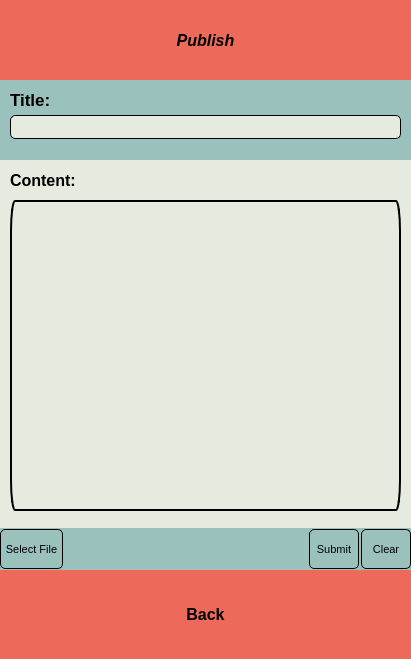
<?xml version="1.0" encoding="UTF-8"?>
<ui version="4.0">
 <class>PublishRes</class>
 <widget class="QWidget" name="PublishRes">
  <property name="geometry">
   <rect>
    <x>0</x>
    <y>0</y>
    <width>411</width>
    <height>659</height>
   </rect>
  </property>
  <property name="windowTitle">
   <string>Form</string>
  </property>
  <widget class="QWidget" name="footnav" native="true">
   <property name="geometry">
    <rect>
     <x>0</x>
     <y>570</y>
     <width>411</width>
     <height>89</height>
    </rect>
   </property>
   <property name="sizePolicy">
    <sizepolicy hsizetype="Fixed" vsizetype="Fixed">
     <horstretch>0</horstretch>
     <verstretch>0</verstretch>
    </sizepolicy>
   </property>
   <property name="autoFillBackground">
    <bool>false</bool>
   </property>
   <property name="styleSheet">
    <string notr="true">background:#ed6a5a;</string>
   </property>
   <widget class="QPushButton" name="backBtn">
    <property name="geometry">
     <rect>
      <x>150</x>
      <y>0</y>
      <width>111</width>
      <height>89</height>
     </rect>
    </property>
    <property name="sizePolicy">
     <sizepolicy hsizetype="Minimum" vsizetype="Expanding">
      <horstretch>0</horstretch>
      <verstretch>0</verstretch>
     </sizepolicy>
    </property>
    <property name="font">
     <font>
      <pointsize>12</pointsize>
      <bold>true</bold>
     </font>
    </property>
    <property name="styleSheet">
     <string notr="true">border:0px;
background:#ed6a5a;</string>
    </property>
    <property name="text">
     <string>Back</string>
    </property>
    <property name="icon">
     <iconset resource="res.qrc">
      <normaloff>:/res/cancel_icon.png</normaloff>:/res/cancel_icon.png</iconset>
    </property>
    <property name="iconSize">
     <size>
      <width>50</width>
      <height>50</height>
     </size>
    </property>
    <property name="checkable">
     <bool>true</bool>
    </property>
   </widget>
  </widget>
  <widget class="QPushButton" name="headBtn">
   <property name="geometry">
    <rect>
     <x>0</x>
     <y>0</y>
     <width>411</width>
     <height>80</height>
    </rect>
   </property>
   <property name="sizePolicy">
    <sizepolicy hsizetype="Fixed" vsizetype="Fixed">
     <horstretch>0</horstretch>
     <verstretch>0</verstretch>
    </sizepolicy>
   </property>
   <property name="font">
    <font>
     <pointsize>12</pointsize>
     <italic>true</italic>
     <bold>true</bold>
    </font>
   </property>
   <property name="styleSheet">
    <string notr="true">border:0px;
background:#ed6a5a;</string>
   </property>
   <property name="text">
    <string>Publish</string>
   </property>
   <property name="icon">
    <iconset resource="res.qrc">
     <normaloff>:/res/resource_icon.png</normaloff>:/res/resource_icon.png</iconset>
   </property>
   <property name="iconSize">
    <size>
     <width>60</width>
     <height>60</height>
    </size>
   </property>
  </widget>
  <widget class="QWidget" name="restitlewidget" native="true">
   <property name="geometry">
    <rect>
     <x>0</x>
     <y>80</y>
     <width>411</width>
     <height>80</height>
    </rect>
   </property>
   <property name="sizePolicy">
    <sizepolicy hsizetype="Fixed" vsizetype="Preferred">
     <horstretch>0</horstretch>
     <verstretch>0</verstretch>
    </sizepolicy>
   </property>
   <property name="minimumSize">
    <size>
     <width>411</width>
     <height>50</height>
    </size>
   </property>
   <property name="maximumSize">
    <size>
     <width>411</width>
     <height>100</height>
    </size>
   </property>
   <property name="styleSheet">
    <string notr="true">border:0px;
background:#9bc1bc;
</string>
   </property>
   <layout class="QFormLayout" name="formLayout">
    <property name="horizontalSpacing">
     <number>0</number>
    </property>
    <property name="verticalSpacing">
     <number>5</number>
    </property>
    <property name="leftMargin">
     <number>10</number>
    </property>
    <property name="topMargin">
     <number>10</number>
    </property>
    <property name="rightMargin">
     <number>10</number>
    </property>
    <property name="bottomMargin">
     <number>10</number>
    </property>
    <item row="0" column="0">
     <widget class="QLabel" name="headtitlelabel">
      <property name="font">
       <font>
        <pointsize>13</pointsize>
        <bold>true</bold>
       </font>
      </property>
      <property name="text">
       <string>Title: </string>
      </property>
     </widget>
    </item>
    <item row="1" column="0" colspan="2">
     <widget class="QLineEdit" name="headtitleedit">
      <property name="font">
       <font>
        <pointsize>13</pointsize>
        <bold>true</bold>
       </font>
      </property>
      <property name="styleSheet">
       <string notr="true">border: 1px solid;
border-radius: 5px;
background-color: rgb(230, 235, 224);</string>
      </property>
     </widget>
    </item>
   </layout>
  </widget>
  <widget class="QWidget" name="btnwidget" native="true">
   <property name="geometry">
    <rect>
     <x>0</x>
     <y>528</y>
     <width>411</width>
     <height>42</height>
    </rect>
   </property>
   <property name="sizePolicy">
    <sizepolicy hsizetype="Fixed" vsizetype="Fixed">
     <horstretch>0</horstretch>
     <verstretch>0</verstretch>
    </sizepolicy>
   </property>
   <property name="minimumSize">
    <size>
     <width>411</width>
     <height>42</height>
    </size>
   </property>
   <property name="maximumSize">
    <size>
     <width>411</width>
     <height>42</height>
    </size>
   </property>
   <property name="styleSheet">
    <string notr="true">background-color: rgb(155, 193, 188);
border: 0px;</string>
   </property>
   <layout class="QHBoxLayout" name="horizontalLayout" stretch="0,0,40,40">
    <property name="spacing">
     <number>2</number>
    </property>
    <property name="topMargin">
     <number>0</number>
    </property>
    <property name="bottomMargin">
     <number>0</number>
    </property>
    <item>
     <widget class="QToolButton" name="selectBtn">
      <property name="sizePolicy">
       <sizepolicy hsizetype="Preferred" vsizetype="Preferred">
        <horstretch>0</horstretch>
        <verstretch>0</verstretch>
       </sizepolicy>
      </property>
      <property name="minimumSize">
       <size>
        <width>40</width>
        <height>40</height>
       </size>
      </property>
      <property name="maximumSize">
       <size>
        <width>70</width>
        <height>40</height>
       </size>
      </property>
      <property name="font">
       <font>
        <pointsize>8</pointsize>
       </font>
      </property>
      <property name="styleSheet">
       <string notr="true">border-radius: 5px;
background-color: rgb(155, 193, 188);
border: 1px solid;</string>
      </property>
      <property name="text">
       <string>Select File</string>
      </property>
      <property name="icon">
       <iconset resource="res.qrc">
        <normaloff>:/res/photo_select_icon.png</normaloff>:/res/photo_select_icon.png</iconset>
      </property>
      <property name="checkable">
       <bool>false</bool>
      </property>
      <property name="popupMode">
       <enum>QToolButton::InstantPopup</enum>
      </property>
      <property name="toolButtonStyle">
       <enum>Qt::ToolButtonTextUnderIcon</enum>
      </property>
     </widget>
    </item>
    <item>
     <spacer name="horizontalSpacer">
      <property name="orientation">
       <enum>Qt::Horizontal</enum>
      </property>
      <property name="sizeHint" stdset="0">
       <size>
        <width>134</width>
        <height>20</height>
       </size>
      </property>
     </spacer>
    </item>
    <item>
     <widget class="QToolButton" name="submitBtn">
      <property name="sizePolicy">
       <sizepolicy hsizetype="Preferred" vsizetype="Preferred">
        <horstretch>0</horstretch>
        <verstretch>0</verstretch>
       </sizepolicy>
      </property>
      <property name="minimumSize">
       <size>
        <width>40</width>
        <height>40</height>
       </size>
      </property>
      <property name="maximumSize">
       <size>
        <width>50</width>
        <height>40</height>
       </size>
      </property>
      <property name="font">
       <font>
        <pointsize>8</pointsize>
       </font>
      </property>
      <property name="styleSheet">
       <string notr="true">border-radius: 5px;
background-color: rgb(155, 193, 188);
border: 1px solid;</string>
      </property>
      <property name="text">
       <string>Submit</string>
      </property>
      <property name="icon">
       <iconset resource="res.qrc">
        <normaloff>:/res/submit_icon.png</normaloff>:/res/submit_icon.png</iconset>
      </property>
      <property name="toolButtonStyle">
       <enum>Qt::ToolButtonTextUnderIcon</enum>
      </property>
     </widget>
    </item>
    <item>
     <widget class="QToolButton" name="clearBtn">
      <property name="sizePolicy">
       <sizepolicy hsizetype="Preferred" vsizetype="Preferred">
        <horstretch>0</horstretch>
        <verstretch>0</verstretch>
       </sizepolicy>
      </property>
      <property name="minimumSize">
       <size>
        <width>40</width>
        <height>40</height>
       </size>
      </property>
      <property name="maximumSize">
       <size>
        <width>50</width>
        <height>40</height>
       </size>
      </property>
      <property name="font">
       <font>
        <pointsize>8</pointsize>
       </font>
      </property>
      <property name="styleSheet">
       <string notr="true">border-radius: 5px;
background-color: rgb(155, 193, 188);
border: 1px solid;</string>
      </property>
      <property name="text">
       <string>Clear</string>
      </property>
      <property name="icon">
       <iconset resource="res.qrc">
        <normaloff>:/res/delete_icon.png</normaloff>:/res/delete_icon.png</iconset>
      </property>
      <property name="popupMode">
       <enum>QToolButton::InstantPopup</enum>
      </property>
      <property name="toolButtonStyle">
       <enum>Qt::ToolButtonTextUnderIcon</enum>
      </property>
     </widget>
    </item>
   </layout>
  </widget>
  <widget class="QWidget" name="widget" native="true">
   <property name="geometry">
    <rect>
     <x>0</x>
     <y>160</y>
     <width>411</width>
     <height>368</height>
    </rect>
   </property>
   <property name="styleSheet">
    <string notr="true">background-color: rgb(230, 235, 224);</string>
   </property>
   <widget class="QLabel" name="label">
    <property name="geometry">
     <rect>
      <x>10</x>
      <y>10</y>
      <width>91</width>
      <height>20</height>
     </rect>
    </property>
    <property name="font">
     <font>
      <pointsize>12</pointsize>
      <bold>true</bold>
     </font>
    </property>
    <property name="text">
     <string>Content:</string>
    </property>
   </widget>
   <widget class="QTextEdit" name="textEdit">
    <property name="geometry">
     <rect>
      <x>10</x>
      <y>40</y>
      <width>391</width>
      <height>311</height>
     </rect>
    </property>
    <property name="font">
     <font>
      <pointsize>11</pointsize>
     </font>
    </property>
    <property name="styleSheet">
     <string notr="true">border: 2px solid;
border-radius: 5px groove gray;
background-color: rgb(230, 235, 224);</string>
    </property>
   </widget>
  </widget>
 </widget>
 <resources>
  <include location="res.qrc"/>
 </resources>
 <connections/>
</ui>
